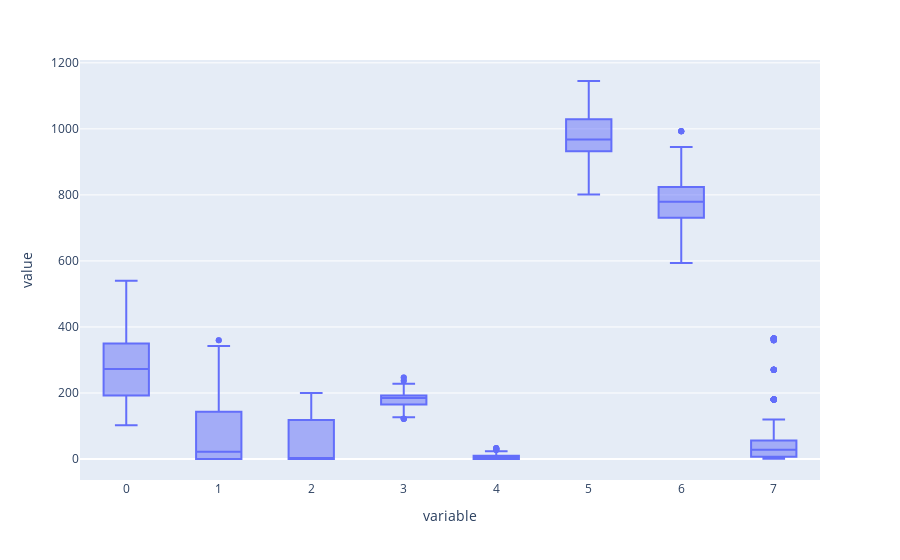

Write notebook code for a chart like this one.
### Code cell
fig = px.box(x)
fig.show()

### Figure 1 — Plotly figure (JSON) as saved in the notebook; plotly's stock layout.template omitted (floating-point values rounded to 4 significant figures; data arrays with more than 128 entries replaced by an {"elided": "..."} marker saying what was removed)
{"data": [{"alignmentgroup": "True", "hovertemplate": "variable=%{x}<br>value=%{y}<extra></extra>", "legendgroup": "", "marker": {"color": "#636efa"}, "name": "", "notched": false, "offsetgroup": "", "orientation": "v", "showlegend": false, "type": "box", "x": {"elided": "8240 str values"}, "x0": " ", "xaxis": "x", "y": {"elided": "8240 float values"}, "y0": " ", "yaxis": "y"}], "layout": {"boxmode": "group", "legend": {"tracegroupgap": 0}, "margin": {"t": 60}, "xaxis": {"anchor": "y", "domain": [0, 1], "title": {"text": "variable"}}, "yaxis": {"anchor": "x", "domain": [0, 1], "title": {"text": "value"}}}}
